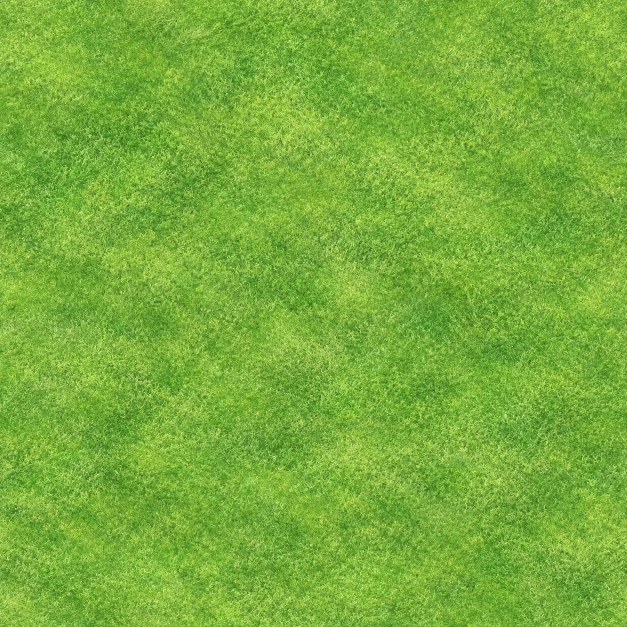
#> input picture art_src/map/grass.png, 1254 x 1254 px (shown at 1/2 size)
$ python build_world.py
#> lines starting #> are read from the running program, lines starting #| are printed output that depends on the picture
import numpy as np, cv2, base64, json, io, os, sys
MODE=os.environ.get('MODE','grass')
from PIL import Image
ROOT=os.path.dirname(os.path.dirname(os.path.abspath(__file__)))
SRC=os.path.join(ROOT,'art_src','map')+os.sep
OUT=os.path.join(ROOT,'assets','map')+os.sep
DATA=os.path.join(ROOT,'data')+os.sep
BUILD=os.path.join(ROOT,'art_src','build')+os.sep   # 中间产物（草地区），再由 build_snow.py 拼接成最终世界
os.makedirs(BUILD,exist_ok=True)
os.makedirs(OUT+'sprites',exist_ok=True)
# [4 lines left out: function b64, not called in this run]
def sstep(x): x=np.clip(x,0,1); return x*x*(3-2*x)
WW=1280; HD=2; WH=WW*HD
rng=np.random.default_rng(11)
def load(p): return cv2.cvtColor(cv2.imread(SRC+p),cv2.COLOR_BGR2RGB)
#> called with p = 'grass.png'
def vnoise(cell,seed,w=WW):
    r_=np.random.default_rng(seed); g_=r_.random((w//cell+3,w//cell+3)).astype(np.float32)
    return cv2.resize(g_,(g_.shape[1]*cell,g_.shape[0]*cell),interpolation=cv2.INTER_CUBIC)[:w,:w]
# [5 lines left out: function fbm, not called in this run]
def sdist(m):
    m=m.astype(np.uint8); return cv2.distanceTransform(m,cv2.DIST_L2,5)-cv2.distanceTransform(1-m,cv2.DIST_L2,5)
# ---------- 贴图 -> 无缝世界（高清 2560）----------
S=720
def seamless(t,S2,band=.30):
#> called with S2 = 720, band = 0.3
    t=cv2.resize(t,(S2,S2),interpolation=cv2.INTER_AREA).astype(np.float32)
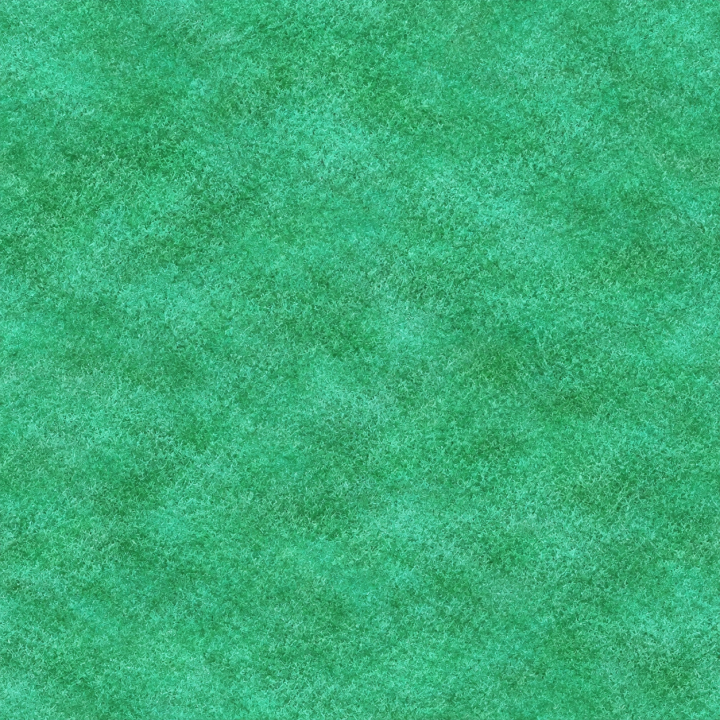
#> t: shape (720, 720, 3) float32; mean B, G, R 120.6, 174.3, 58.7
    U=np.roll(np.roll(t,S2//2,0),S2//2,1)
    ax=np.arange(S2); d=np.minimum(ax,S2-1-ax)/(S2*band)
    w=(sstep(d)[:,None]*sstep(d)[None,:])[...,None]
    return t*w+U*(1-w)
#> returned value: shape (720, 720, 3) float64
def world(Rr,ox=0,oy=0,S2=S):
#> called with ox = 0, oy = 0, S2 = 720
    big=np.tile(Rr,(WH//S2+3,WH//S2+3,1)); big=np.roll(np.roll(big,oy,0),ox,1); return big[:WH,:WH]
def two_layer(Rr,seed,S2=S):
    m=np.clip((vnoise(300,seed,WH)-.5)*2.2+.5,0,1)[...,None]
    return world(Rr,0,0,S2)*(1-m)+world(Rr,S2//2+97,S2//3+41,S2)*m
grass=two_layer(seamless(load('grass.png'),S),3)
# 调色：偏黄、降饱和（群英传的春草）
lum=grass.mean(2,keepdims=True); grass=lum+(grass-lum)*0.82; grass=grass*np.array([1.03,1.0,0.90],np.float32)
#> after `lum = grass.mean(2, keepdims=True)`:
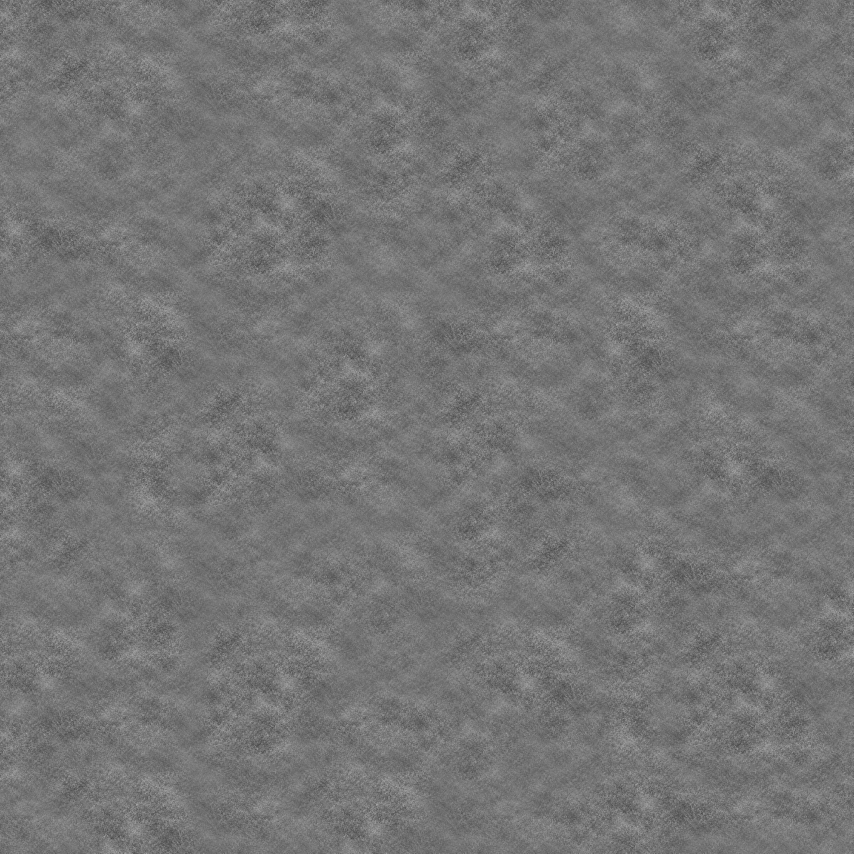
#> lum: shape (2560, 2560, 1) float64 (shown at 1/3 size); min 53.67, max 195.1, mean 118.1
water_t=two_layer(seamless(load('water.png'),640),7,640)
#> call 2 of load, with p = 'water.png'
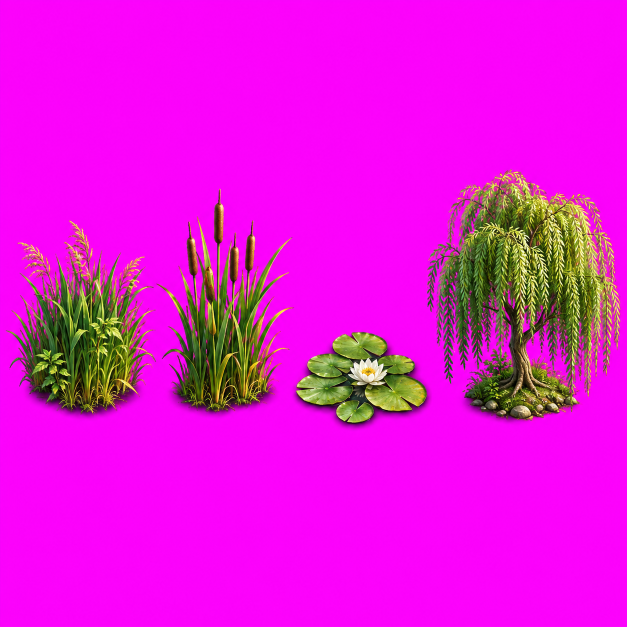
#> input picture art_src/map/lotr/water.png, 1254 x 1254 px, found by its file name (shown at 1/2 size)
#> call 2 of seamless, with S2 = 640, band = 0.3
#> in seamless (call 2), `U=np.roll(np.roll(t,S2//2,0),S2//2,1)`:
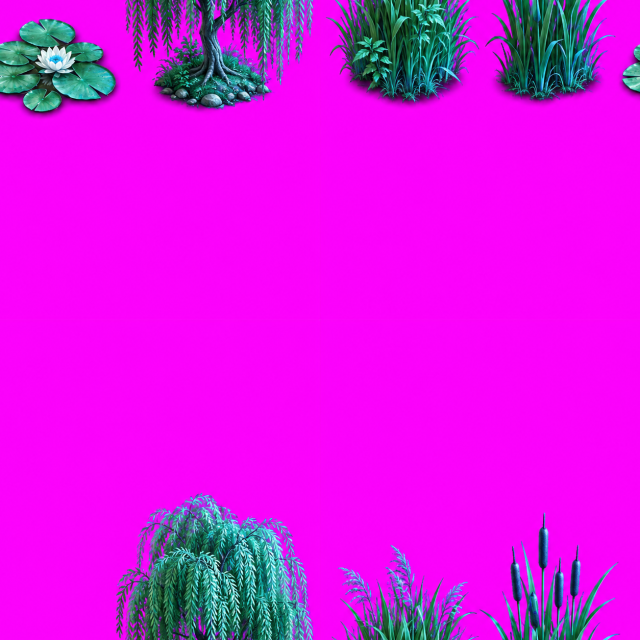
#> U: shape (640, 640, 3) float32; mean B, G, R 227, 20.4, 216.2
#> call 2 of two_layer, with seed = 7, S2 = 640
#> in two_layer (call 2), `m=np.clip((vnoise(300,seed,WH)-.5)*2.2+.5,0,1)[...,None]`:
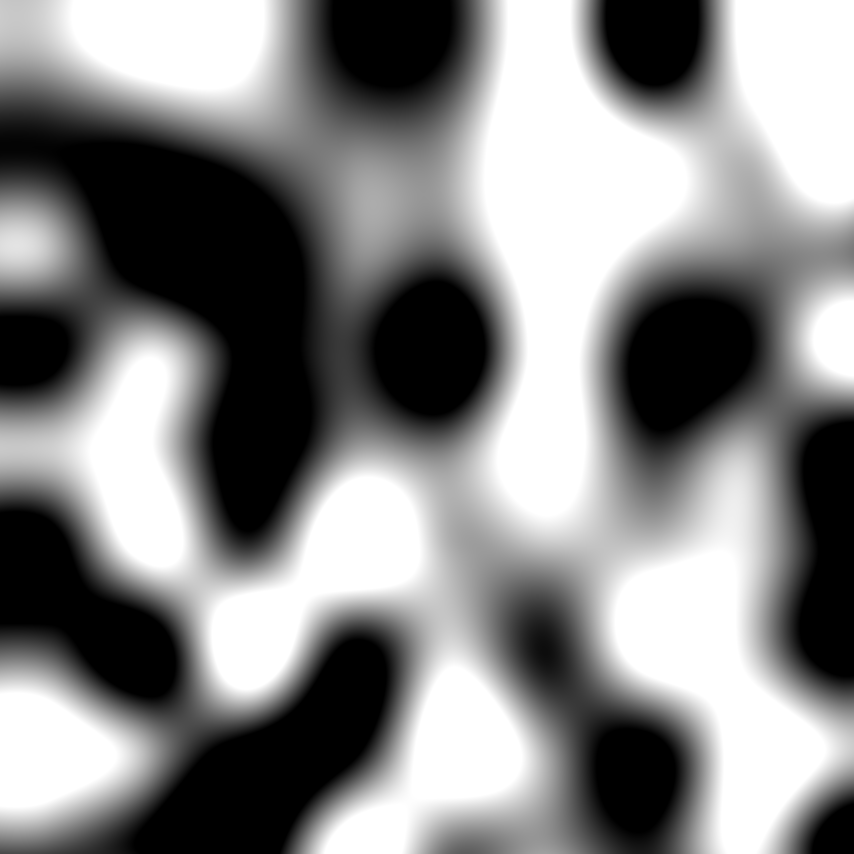
#> m: shape (2560, 2560, 1) float32 (shown at 1/3 size); min 0, max 1, mean 0.528
#> call 4 of world, with ox = 417, oy = 254, S2 = 640
#> in world (call 4), `big = np.roll(np.roll(big, oy, 0), ox, 1)`:
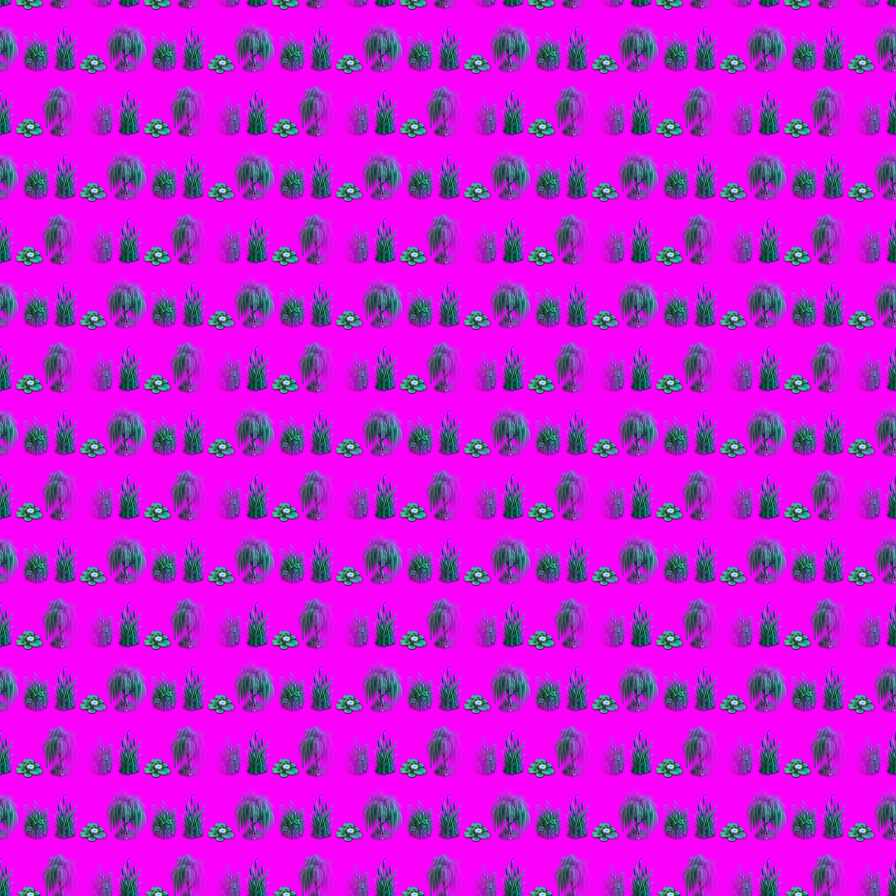
#> big: shape (4480, 4480, 3) float64 (shown at 1/5 size); mean of channels 0, 1, 2 214.6, 29, 199.1; drawn as B, G, R
#> in two_layer (call 2), `return world(Rr,0,0,S2)*(1-m)+world(Rr,S2//2+97,S2//3+41,S2)*m`:
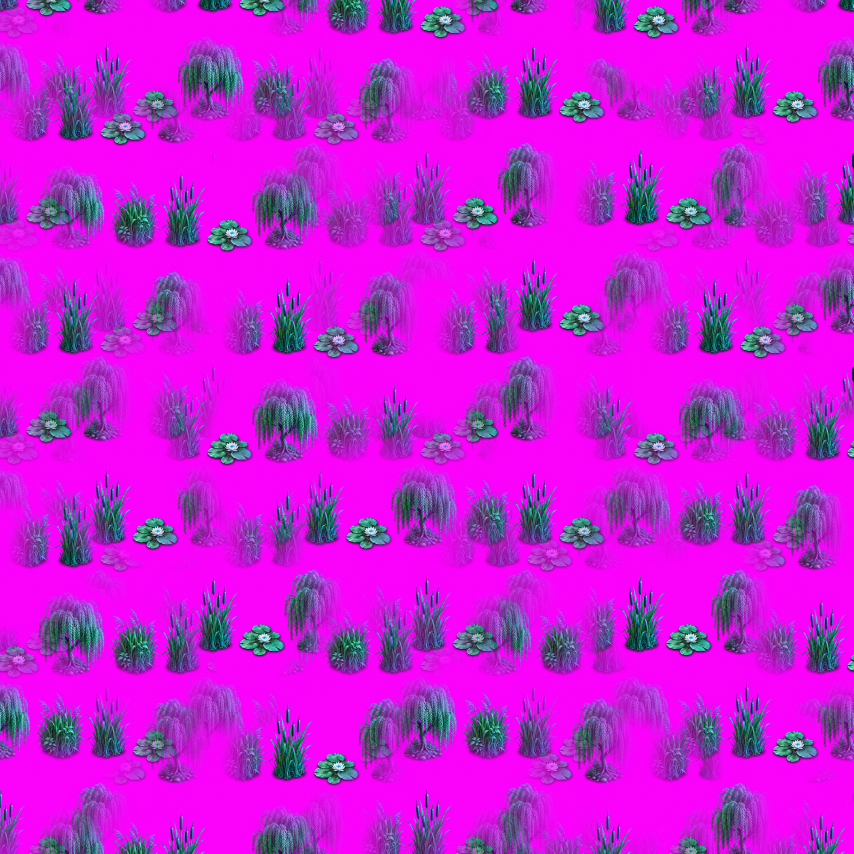
#> returned value: shape (2560, 2560, 3) float64 (shown at 1/3 size); mean of channels 0, 1, 2 215.4, 28.5, 200.1; drawn as B, G, R
shal_t=two_layer(seamless(load('shallow.png'),640),9,640)
#> (the run stopped early here; a loop or call above may not have finished)
